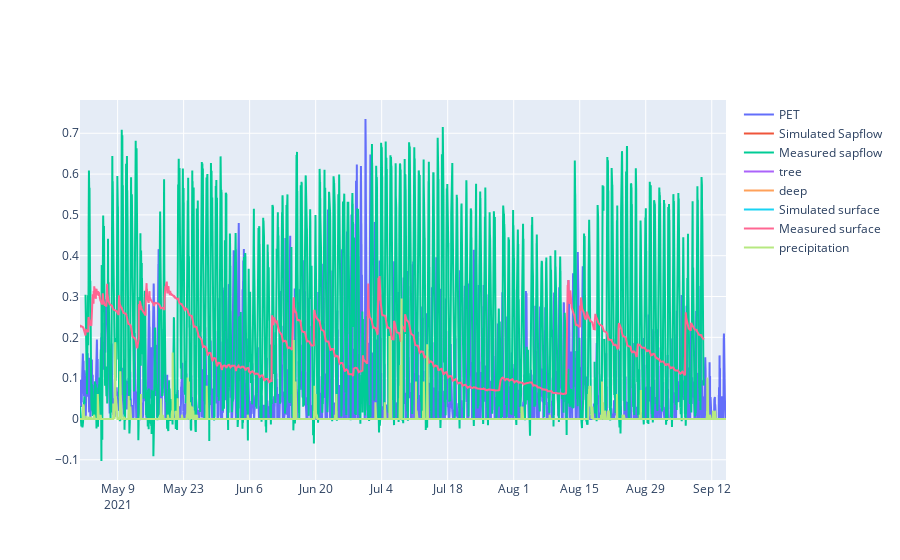

Notebook source saved alongside this figure:
### Markdown cell above
I need a rule that if theres water in the reservoir but pet is above certain treshold you will move less water

### Code cell
fig = go.Figure()
fig.add_trace(go.Scatter(x=dates, y=pet,
                    mode='lines',
                    name='PET'))
fig.add_trace(go.Scatter(x=dates, y=sapflow,
                    mode='lines',
                    name='Simulated Sapflow'))
fig.add_trace(go.Scatter(x=dates, y=sf_orig,
                    mode='lines',
                    name='Measured sapflow'))
fig.add_trace(go.Scatter(x=dates, y=tree,
                    mode='lines',
                    name='tree'))
fig.add_trace(go.Scatter(x=dates, y=deep_fracture,
                    mode='lines',
                    name='deep'))
fig.add_trace(go.Scatter(x=dates, y=surface_fracture,
                    mode='lines',
                    name='Simulated surface'))
fig.add_trace(go.Scatter(x=dates, y=sm_orig,
                    mode='lines',
                    name='Measured surface'))
fig.add_trace(go.Scatter(x=dates, y=precipitation,
                    mode='lines',
                    name='precipitation'))


fig.show()

### Figure 1 — Plotly figure (JSON) as saved in the notebook; plotly's stock layout.template omitted (floating-point values rounded to 4 significant figures; data arrays with more than 128 entries replaced by an {"elided": "..."} marker saying what was removed)
{"data": [{"mode": "lines", "name": "PET", "type": "scatter", "x": {"elided": "6577 str values"}, "y": {"elided": "6577 float values"}}, {"mode": "lines", "name": "Simulated Sapflow", "type": "scatter", "x": {"elided": "6577 str values"}, "y": {"elided": "6577 null values"}}, {"mode": "lines", "name": "Measured sapflow", "type": "scatter", "x": {"elided": "6577 str values"}, "y": {"elided": "6351 float values"}}, {"mode": "lines", "name": "tree", "type": "scatter", "x": {"elided": "6577 str values"}, "y": {"elided": "6577 float values"}}, {"mode": "lines", "name": "deep", "type": "scatter", "x": {"elided": "6577 str values"}, "y": {"elided": "6577 float values"}}, {"mode": "lines", "name": "Simulated surface", "type": "scatter", "x": {"elided": "6577 str values"}, "y": {"elided": "6577 float values"}}, {"mode": "lines", "name": "Measured surface", "type": "scatter", "x": {"elided": "6577 str values"}, "y": {"elided": "6351 float values"}}, {"mode": "lines", "name": "precipitation", "type": "scatter", "x": {"elided": "6577 str values"}, "y": {"elided": "6577 float values"}}], "layout": {}}
